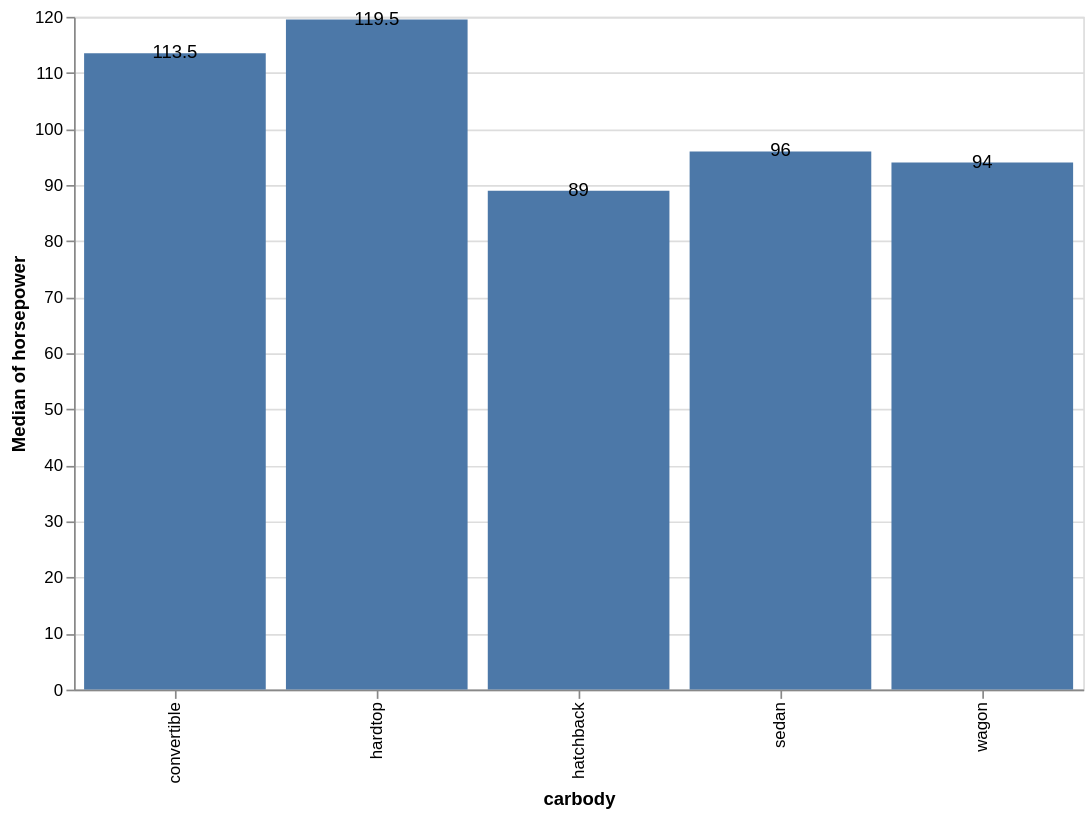

Notebook code cell kept with this figure:
### Code cell
bar_chart + text

### Figure 1 — Vega-Lite specification as saved in the notebook (floating-point values rounded to 4 significant figures; data arrays with more than 128 entries replaced by an {"elided": "..."} marker saying what was removed)
{"config": {"view": {"continuousWidth": 300, "continuousHeight": 300}}, "layer": [{"mark": {"type": "bar"}, "encoding": {"x": {"field": "carbody", "type": "nominal"}, "y": {"aggregate": "median", "field": "horsepower", "type": "quantitative"}}}, {"mark": {"type": "text"}, "encoding": {"text": {"aggregate": "median", "field": "horsepower", "type": "quantitative"}, "x": {"field": "carbody", "type": "nominal"}, "y": {"aggregate": "median", "field": "horsepower", "type": "quantitative"}}}], "data": {"name": "data-1bed9fbf2600d9190696f48c3511329a"}, "height": 400, "width": 600, "$schema": "https://vega.github.io/schema/vega-lite/v6.1.0.json", "datasets": {"data-1bed9fbf2600d9190696f48c3511329a": {"elided": "205 records"}}}
